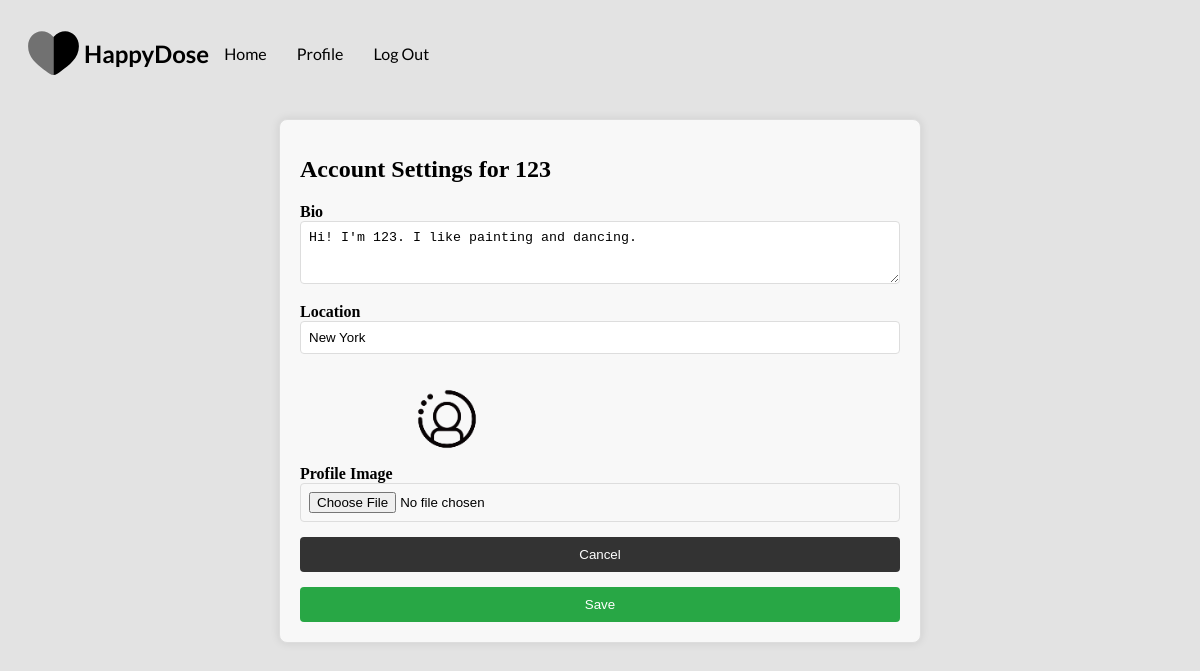
The app's page /settings (signed in) with its own data.
### core/models.py (models this page shows, shortened)
class Profile(models.Model):
    user = models.ForeignKey(User, on_delete=models.CASCADE)
    id_user = models.IntegerField()
    bio = models.TextField(blank=True, max_length = 300)
    profile_img = models.ImageField(upload_to='profile_images', default='autoprofile.png')
    location = models.CharField(blank=True ,max_length=150)

### core/views.py (the view, shortened to what this page needs)
# urls.py: path('settings', views.settings, name='settings'),
@login_required(login_url = 'signup')
def settings(request):
    user_profile = Profile.objects.get(user=request.user)
    return render(request, 'settings.html', {'user_profile': user_profile})

### templates/settings.html (shortened to what this page needs)
{% load static %}
<!DOCTYPE html>
<html lang="en">
  <head>
    <link rel="stylesheet" href="{% static 'settings.css' %}" />
  </head>
  <body>
    <nav class="nav-bar">
      <div class="logo-title"><h1>HappyDose</h1></div>
      <a href="/">Home</a>
      <a href="profile">Profile</a>
      <a href="logout">Log Out</a>
    </nav>
    <div class="settings-card">
      <h1>Account Settings for <b>{{user.username}}</b></h1>
      <form action="" method="POST" enctype="multipart/form-data">
        <div>
          <label for="bio">Bio</label>
          <textarea id="bio" name="bio" rows="3">{{user_profile.bio}}</textarea>
        </div>
        <div>
          <label for="location">Location</label>
          <input
            id="location"
            name="location"
            value="{{user_profile.location}}"
          />
        </div>
        <div class="profile-img-section">
          <label>Profile Image</label>
          <img class="profile_img" src="{{user_profile.profile_img.url}}" />
          <input type="file" name="image" value="" />
        </div>
        <button><a href="/">Cancel</a></button>
        <button type="submit">Save</button>
      </form>
    </div>
  </body>
</html>

### static/settings.css (style rules this page uses)
body { background: #e3e3e3; }
.profile_img { width: 200px; height: auto; }
nav { padding: 15px; display: flex; align-items: center; font-family: Lato; }
nav a { color: black; text-decoration: none; justify-content: space-between; margin: 0 15px; cursor: pointer; text-align: right; }
nav h1 { margin: 0; font-size: 1.5em; }
.settings-card { max-width: 600px; margin: 20px auto; padding: 20px; background-color: #f8f8f8; border: 1px solid #ddd; border-radius: 8px; box-shadow: 0 0 10px rgba(0, 0, 0, 0.1); }
.settings-card h1 { font-size: 1.5em; margin-bottom: 20px; }
.settings-card form { display: grid; gap: 15px; }
.settings-card label { font-weight: bold; }
.settings-card textarea, .settings-card input { width: 100%; padding: 8px; border: 1px solid #ddd; border-radius: 4px; box-sizing: border-box; }
.settings-card .profile_img { max-width: 100px; max-height: 100px; margin-bottom: 10px; }
.settings-card button { background-color: #333; color: white; padding: 10px 15px; border: none; border-radius: 4px; cursor: pointer; text-decoration: none; }
.settings-card button a { color: white; text-decoration: none; }
.settings-card button + button { background-color: #28a745; }

### records on screen
Profile: bio "Hi! I'm 123. I like painting and dancing.", location "New York", profile_img (picture)

### other values on screen
{{ user.username }} "123"
